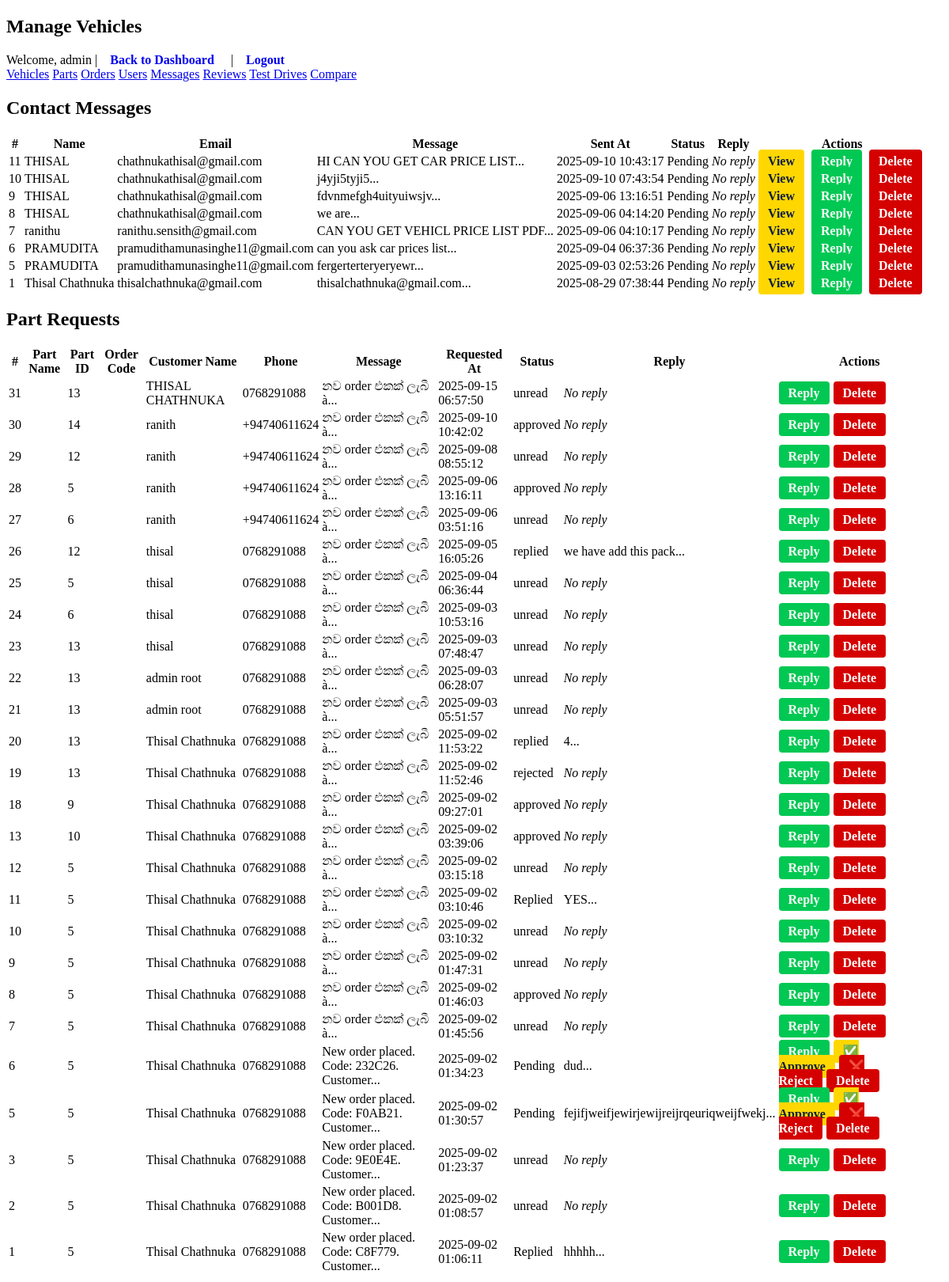
Page /admin/messages.php (signed in) on the committed database.
### tables this page shows
CREATE TABLE `messages` (
  `id` int(11) NOT NULL,
  `name` varchar(120) NOT NULL,
  `email` varchar(200) NOT NULL,
  `message` text NOT NULL,
  `created_at` timestamp NOT NULL DEFAULT current_timestamp(),
  `status` varchar(20) DEFAULT 'Pending',
  `reply` text DEFAULT NULL
);

CREATE TABLE `part_messages` (
  `id` int(11) NOT NULL,
  `part_id` int(11) NOT NULL,
  `customer_name` varchar(100) NOT NULL,
  `phone` varchar(20) NOT NULL,
  `message` text NOT NULL,
  `reply` text DEFAULT NULL,
  `status` varchar(20) DEFAULT 'Pending',
  `created_at` timestamp NOT NULL DEFAULT current_timestamp(),
  `order_code` varchar(50) DEFAULT NULL,
  `email` varchar(255) DEFAULT NULL
);

### db.php (called while the page is built, shortened)
<?php
function e($str) {
    return htmlspecialchars($str ?? '', ENT_QUOTES, 'UTF-8');
}
?>

### admin/messages.php (the view, shortened to what this page needs)
<?php
require_once __DIR__.'/../db.php';
?>
<!DOCTYPE html>
<html lang="en">
<head>
  <link rel="stylesheet" href="../assets/css/style.css">
</head>
<body>
  <div class="container">
    <header class="flex-between">
      <h2>Manage Vehicles</h2>
      <div>
        Welcome, <?= e($_SESSION['username'] ?? '') ?> |
        <a class="btn" href="dashboard.php">Back to Dashboard</a> |
        <a class="btn" href="logout.php">Logout</a>
      </div>
    </header>
    <nav class="nav-links">
        <a href="vehicles.php">Vehicles</a>
        <a href="parts.php">Parts</a>
        <a href="part_messages.php">Orders</a>
        <a href="users.php">Users</a>
        <a href="messages.php" class="active">Messages</a>
        <a href="reviews.php">Reviews</a>
        <a href="bookings.php">Test Drives</a>
        <a href="compare_add.php">Compare</a>
    </nav>
    <h2> Contact Messages</h2>
    <table>
      <thead>
        <tr>
          <th>#</th>
          <th>Name</th>
          <th>Email</th>
          <th>Message</th>
          <th>Sent At</th>
          <th>Status</th>
          <th>Reply</th>
          <th>Actions</th>
        </tr>
      </thead>
      <tbody>
        <?php
        $res = $mysqli->query("SELECT id, name, email, message, status, reply, created_at FROM messages ORDER BY created_at DESC");
        while ($row = $res->fetch_assoc()) {
          echo '<tr>';
          echo '<td>'.(int)$row['id'].'</td>';
          echo '<td>'.htmlspecialchars($row['name']).'</td>';
          echo '<td>'.htmlspecialchars($row['email']).'</td>';
          echo '<td title="'.htmlspecialchars($row['message']).'">'.substr(htmlspecialchars($row['message']), 0, 40).'...</td>';
          echo '<td>'.htmlspecialchars($row['created_at']).'</td>';
          echo '<td>'.htmlspecialchars($row['status'] ?? 'Pending').'</td>';
          echo '<td>'.($row['reply'] ? substr(htmlspecialchars($row['reply']), 0, 40).'...' : '<em>No reply</em>').'</td>';
          echo '<td>
                  <a href="view_message.php?id='.$row['id'].'" class="btn btn-view">View</a>
                  <a href="reply_message.php?id='.$row['id'].'" class="btn btn-reply">Reply</a>
                  <a href="delete_message.php?id='.$row['id'].'" class="btn btn-delete" onclick="return confirm(\'Are you sure?\')">Delete</a>
                </td>';
          echo '</tr>';
        }
        ?>
      </tbody>
    </table>
    <h2> Part Requests</h2>
    <table>
      <thead>
        <tr>
          <th>#</th>
          <th>Part Name</th>
          <th>Part ID</th>
          <th>Order Code</th>
          <th>Customer Name</th>
          <th>Phone</th>
          <th>Message</th>
          <th>Requested At</th>
          <th>Status</th>
          <th>Reply</th>
          <th>Actions</th>
        </tr>
      </thead>
      <tbody>
        <?php
        $res = $mysqli->query("SELECT m.id, m.customer_name, m.phone, m.message, m.status, m.reply, m.created_at, m.part_id, m.order_code, p.name AS part_name
                               FROM part_messages m
                               LEFT JOIN vehicle_parts p ON m.part_id = p.id
                               ORDER BY m.created_at DESC");
        while ($row = $res->fetch_assoc()) {
          echo '<tr>';
          echo '<td>'.(int)$row['id'].'</td>';
          echo '<td>'.htmlspecialchars($row['part_name']).'</td>';
          echo '<td>'.(int)$row['part_id'].'</td>';
          echo '<td>'.htmlspecialchars($row['order_code']).'</td>';
          echo '<td>'.htmlspecialchars($row['customer_name']).'</td>';
          echo '<td>'.htmlspecialchars($row['phone']).'</td>';
          echo '<td title="'.htmlspecialchars($row['message']).'">'.substr(htmlspecialchars($row['message']), 0, 40).'...</td>';
          echo '<td>'.htmlspecialchars($row['created_at']).'</td>';
          echo '<td>'.htmlspecialchars($row['status'] ?? 'Pending').'</td>';
          echo '<td>'.($row['reply'] ? substr(htmlspecialchars($row['reply']), 0, 40).'...' : '<em>No reply</em>').'</td>';
          echo '<td>
                  <a href="reply_part.php?id='.$row['id'].'" class="btn btn-reply">Reply</a>';
          if ($row['status'] === 'Pending') {
            echo '<a href="update_status.php?id='.$row['id'].'&action=approve" class="btn btn-view">✅ Approve</a>';
            echo '<a href="update_status.php?id='.$row['id'].'&action=reject" class="btn btn-delete">❌ Reject</a>';
          }
          echo '<a href="delete_part.php?id='.$row['id'].'" class="btn btn-delete" onclick="return confirm(\'Delete this request?\')">Delete</a>';
          echo '</td></tr>';
        }
        ?>
      </tbody>
    </table>
  </div>
</body>
</html>

### admin/messages.php (style rules this page uses)
.btn-delete { background-color: #dc3545; color: white; padding: 6px 12px; border-radius: 4px; text-decoration: none; }
.btn { padding: 6px 12px; border-radius: 4px; text-decoration: none; font-weight: bold; margin-right: 5px; }
.btn-view { background: #ffd700; color: #0b1e3f; }
.btn-reply { background: #00c853; color: #fff; }
.btn-delete { background: #d50000; color: #fff; }

### rows in the picture
messages: id "11", name "THISAL", email "chathnukathisal@gmail.com", message "HI CAN YOU GET CAR PRICE LIST", created_at "2025-09-10 10:43:17", status "Pending", shows "No reply"
messages: id "10", name "THISAL", email "chathnukathisal@gmail.com", message "j4yji5tyji5", created_at "2025-09-10 07:43:54", status "Pending", shows "No reply"
messages: id "9", name "THISAL", email "chathnukathisal@gmail.com", message "fdvnmefgh4uityuiwsjv", created_at "2025-09-06 13:16:51", status "Pending", shows "No reply"
messages: id "8", name "THISAL", email "chathnukathisal@gmail.com", message "we are", created_at "2025-09-06 04:14:20", status "Pending", shows "No reply"
messages: id "7", name "ranithu", email "ranithu.sensith@gmail.com", message "CAN YOU GET VEHICL PRICE LIST PDF", created_at "2025-09-06 04:10:17", status "Pending", shows "No reply"
messages: id "6", name "PRAMUDITA", email "pramudithamunasinghe11@gmail.com", message "can you ask car prices list", created_at "2025-09-04 06:37:36", status "Pending", shows "No reply"
messages: id "5", name "PRAMUDITA", email "pramudithamunasinghe11@gmail.com", message "fergerterteryeryewr", created_at "2025-09-03 02:53:26", status "Pending", shows "No reply"
messages: id "1", name "Thisal Chathnuka", email "thisalchathnuka@gmail.com", message "thisalchathnuka@gmail.com", created_at "2025-08-29 07:38:44", status "Pending", shows "No reply"
part_messages: id "31", part "13", customer_name "THISAL CHATHNUKA", phone "0768291088", message "නව order එකක් ලැබී à", created_at "2025-09-15 06:57:50", status "unread", shows "No reply"
part_messages: id "30", part "14", customer_name "ranith", phone "+94740611624", message "නව order එකක් ලැබී à", created_at "2025-09-10 10:42:02", status "approved", shows "No reply"
part_messages: id "29", part "12", customer_name "ranith", phone "+94740611624", message "නව order එකක් ලැබී à", created_at "2025-09-08 08:55:12", status "unread", shows "No reply"
part_messages: id "28", part "5", customer_name "ranith", phone "+94740611624", message "නව order එකක් ලැබී à", created_at "2025-09-06 13:16:11", status "approved", shows "No reply"
part_messages: id "27", part "6", customer_name "ranith", phone "+94740611624", message "නව order එකක් ලැබී à", created_at "2025-09-06 03:51:16", status "unread", shows "No reply"
part_messages: id "26", part "12", customer_name "thisal", phone "0768291088", message "නව order එකක් ලැබී à", created_at "2025-09-05 16:05:26", status "replied", reply "we have add this pack"
part_messages: id "25", part "5", customer_name "thisal", phone "0768291088", message "නව order එකක් ලැබී à", created_at "2025-09-04 06:36:44", status "unread", shows "No reply"
part_messages: id "24", part "6", customer_name "thisal", phone "0768291088", message "නව order එකක් ලැබී à", created_at "2025-09-03 10:53:16", status "unread", shows "No reply"
part_messages: id "23", part "13", customer_name "thisal", phone "0768291088", message "නව order එකක් ලැබී à", created_at "2025-09-03 07:48:47", status "unread", shows "No reply"
part_messages: id "22", part "13", customer_name "admin root", phone "0768291088", message "නව order එකක් ලැබී à", created_at "2025-09-03 06:28:07", status "unread", shows "No reply"
part_messages: id "21", part "13", customer_name "admin root", phone "0768291088", message "නව order එකක් ලැබී à", created_at "2025-09-03 05:51:57", status "unread", shows "No reply"
part_messages: id "20", part "13", customer_name "Thisal Chathnuka", phone "0768291088", message "නව order එකක් ලැබී à", created_at "2025-09-02 11:53:22", status "replied", reply "4"
part_messages: id "19", part "13", customer_name "Thisal Chathnuka", phone "0768291088", message "නව order එකක් ලැබී à", created_at "2025-09-02 11:52:46", status "rejected", shows "No reply"
part_messages: id "18", part "9", customer_name "Thisal Chathnuka", phone "0768291088", message "නව order එකක් ලැබී à", created_at "2025-09-02 09:27:01", status "approved", shows "No reply"
part_messages: id "13", part "10", customer_name "Thisal Chathnuka", phone "0768291088", message "නව order එකක් ලැබී à", created_at "2025-09-02 03:39:06", status "approved", shows "No reply"
part_messages: id "12", part "5", customer_name "Thisal Chathnuka", phone "0768291088", message "නව order එකක් ලැබී à", created_at "2025-09-02 03:15:18", status "unread", shows "No reply"
part_messages: id "11", part "5", customer_name "Thisal Chathnuka", phone "0768291088", message "නව order එකක් ලැබී à", created_at "2025-09-02 03:10:46", status "Replied", reply "YES"
part_messages: id "10", part "5", customer_name "Thisal Chathnuka", phone "0768291088", message "නව order එකක් ලැබී à", created_at "2025-09-02 03:10:32", status "unread", shows "No reply"
part_messages: id "9", part "5", customer_name "Thisal Chathnuka", phone "0768291088", message "නව order එකක් ලැබී à", created_at "2025-09-02 01:47:31", status "unread", shows "No reply"
part_messages: id "8", part "5", customer_name "Thisal Chathnuka", phone "0768291088", message "නව order එකක් ලැබී à", created_at "2025-09-02 01:46:03", status "approved", shows "No reply"
part_messages: id "7", part "5", customer_name "Thisal Chathnuka", phone "0768291088", message "නව order එකක් ලැබී à", created_at "2025-09-02 01:45:56", status "unread", shows "No reply"
part_messages: id "6", part "5", customer_name "Thisal Chathnuka", phone "0768291088", message "New order placed. Code: 232C26. Customer", created_at "2025-09-02 01:34:23", status "Pending", reply "dud"
part_messages: id "5", part "5", customer_name "Thisal Chathnuka", phone "0768291088", message "New order placed. Code: F0AB21. Customer", created_at "2025-09-02 01:30:57", status "Pending", reply "fejifjweifjewirjewijreijrqeuriqweijfwekj"
part_messages: id "3", part "5", customer_name "Thisal Chathnuka", phone "0768291088", message "New order placed. Code: 9E0E4E. Customer", created_at "2025-09-02 01:23:37", status "unread", shows "No reply"
part_messages: id "2", part "5", customer_name "Thisal Chathnuka", phone "0768291088", message "New order placed. Code: B001D8. Customer", created_at "2025-09-02 01:08:57", status "unread", shows "No reply"
part_messages: id "1", part "5", customer_name "Thisal Chathnuka", phone "0768291088", message "New order placed. Code: C8F779. Customer", created_at "2025-09-02 01:06:11", status "Replied", reply "hhhhh"

### other values in the picture
$_SESSION['username'] "admin"
